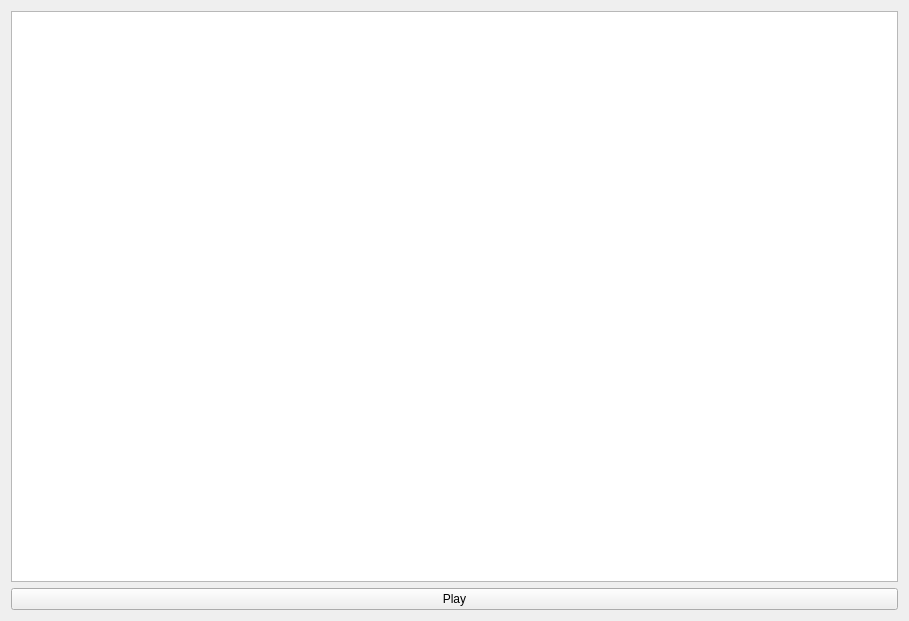
<?xml version="1.0" encoding="UTF-8"?>
<ui version="4.0">
 <class>VideoWidget</class>
 <widget class="QWidget" name="VideoWidget">
  <property name="geometry">
   <rect>
    <x>0</x>
    <y>0</y>
    <width>909</width>
    <height>621</height>
   </rect>
  </property>
  <property name="windowTitle">
   <string>Фильм</string>
  </property>
  <layout class="QVBoxLayout" name="verticalLayout">
   <item>
    <widget class="QGraphicsView" name="graphicsView"/>
   </item>
   <item>
    <widget class="QPushButton" name="controlButton">
     <property name="text">
      <string>Play</string>
     </property>
    </widget>
   </item>
  </layout>
 </widget>
 <resources/>
 <connections/>
</ui>
